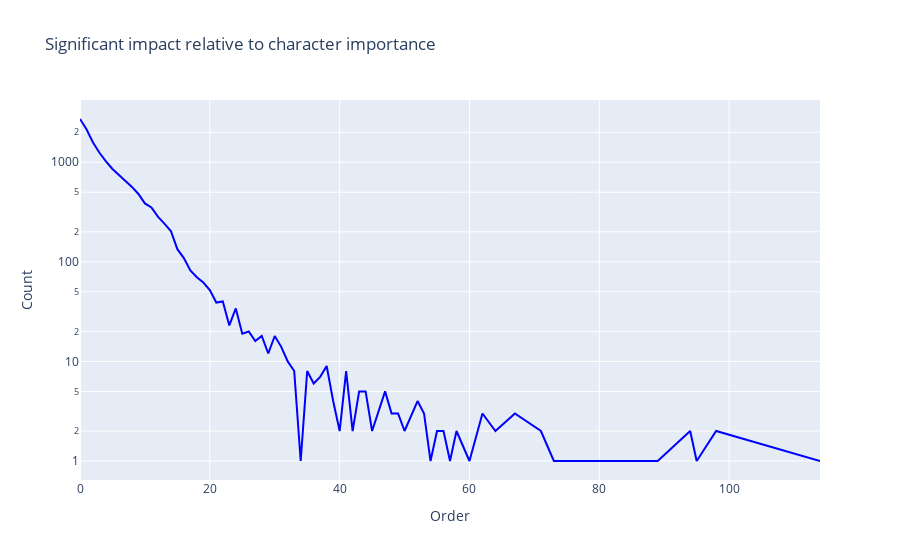

Notebook code cell kept with this figure:
### Code cell
# Create a line plot using Plotly
fig = go.Figure()

fig.add_trace(go.Scatter(
    x=signi_count_per_order.index,
    y=signi_count_per_order.values,
    mode='lines',
    name='Significant Impact',
    line=dict(color='blue')  # You can customize the line color
))

# Add labels and title
fig.update_layout(
    title='Significant impact relative to character importance',
    xaxis=dict(title='Order'),
    yaxis=dict(title='Count', type='log')
)

# Show the plot
fig.show()

### Figure 1 — Plotly figure (JSON) as saved in the notebook; plotly's stock layout.template omitted (floating-point values rounded to 4 significant figures)
{"data": [{"line": {"color": "blue"}, "mode": "lines", "name": "Significant Impact", "type": "scatter", "x": [0, 1, 2, 3, 4, 5, 6, 7, 8, 9, 10, 11, 12, 13, 14, 15, 16, 17, 18, 19, 20, 21, 22, 23, 24, 25, 26, 27, 28, 29, 30, 31, 32, 33, 34, 35, 36, 37, 38, 39, 40, 41, 42, 43, 44, 45, 47, 48, 49, 50, 52, 53, 54, 55, 56, 57, 58, 60, 62, 64, 67, 71, 73, 76, 82, 83, 88, 89, 94, 95, 98, 114], "y": [2717, 2146, 1577, 1244, 1019, 855, 744, 650, 565, 480, 386, 351, 284, 242, 204, 134, 109, 82, 70, 62, 52, 39, 40, 23, 34, 19, 20, 16, 18, 12, 18, 14, 10, 8, 1, 8, 6, 7, 9, 4, 2, 8, 2, 5, 5, 2, 5, 3, 3, 2, 4, 3, 1, 2, 2, 1, 2, 1, 3, 2, 3, 2, 1, 1, 1, 1, 1, 1, 2, 1, 2, 1]}], "layout": {"title": {"text": "Significant impact relative to character importance"}, "xaxis": {"title": {"text": "Order"}}, "yaxis": {"title": {"text": "Count"}, "type": "log"}}}
